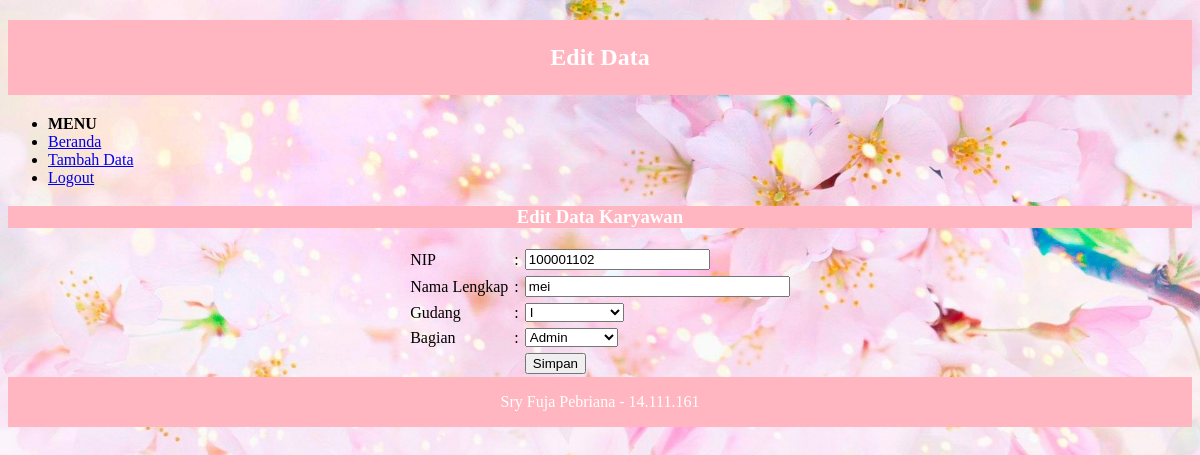
Screenshot of /karyawan/edit.php?id=2 with the database file from the repository.
### tables this page shows
CREATE TABLE `datakaryawan` (
  `karyawan_id` int(11) NOT NULL,
  `karyawan_nip` int(20) NOT NULL,
  `karyawan_nama` varchar(20) NOT NULL,
  `karyawan_gudang` varchar(32) NOT NULL,
  `karyawan_bagian` varchar(30) NOT NULL
);

### karyawan/edit.php (the view, shortened to what this page needs)
<!DOCTYPE html>
<html>
<head>
</head>
<body>
	<h2>Edit Data</h2>
	<nav>
				<ul>
					<li><b>MENU</b></li>
					<li><a href="index.php">Beranda</a></li>
					<li><a href="tambah.php">Tambah Data</a></li>
					<li><a href="../login/logout.php">Logout</a></li>
				</ul>
			</nav>
	<h3>Edit Data Karyawan</h3>
	<?php
	$id = $_GET['id'];
	$show = mysql_query("SELECT * FROM datakaryawan WHERE karyawan_id='$id'");
	if(mysql_num_rows($show) == 0){
		echo '<script>window.history.back()</script>';
	}else{
		$data = mysql_fetch_assoc($show);
	}
	?>
	<form action="edit-proses.php" method="post">
		<table cellpadding="3" cellspacing="0" align="center">
			<tr>
				<td>NIP</td>
				<td>:</td>
				<td><input type="text" name="nip" value="<?php echo $data['karyawan_nip']; ?>" required></td>
			</tr>
			<tr>
				<td>Nama Lengkap</td>
				<td>:</td>
				<td><input type="text" name="nama" size="30" value="<?php echo $data['karyawan_nama']; ?>" required></td>
			</tr>
			<tr>
				<td>Gudang</td>
				<td>:</td>
				<td>
					<select name="gudang" required>
						<option value="I" <?php if($data['karyawan_gudang'] == 'I'){ echo 'selected'; } ?>>I</option>
					</select>
				</td>
			</tr>
			<tr>
				<td>Bagian</td>
				<td>:</td>
				<td>
					<select name="bagian" required>
						<option value="Admin" <?php if($data['karyawan_bagian'] == 'Admin'){ echo 'selected'; } ?>>Admin</option>
					</select>
				</td>
			</tr>
			<tr>
				<td>&nbsp;</td>
				<td></td>
				<td><input type="submit" name="simpan" value="Simpan"></td>
			</tr>
		</table>
	</form>
	<footer>Sry Fuja Pebriana - 14.111.161</footer>
</body>
</html>

### karyawan/edit.php (style rules this page uses)
h2, footer { padding: 1em; color:#FFFFFF; background-color:#FFB6C1; clear:left; text-align :center; }
h3 { color:#FFFFFF; background-color:#FFB6C1; clear:left; text-align :center; }
body { background: url('sakura2.jpg') no-repeat scroll; background-size: 100% 100%; min-height: 700px; }

### rows the page displays
datakaryawan: nip "100001102", nama "mei", gudang "I", bagian "Admin"
